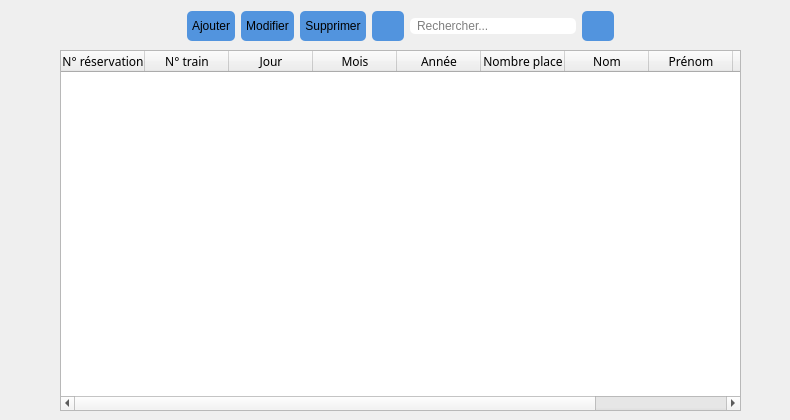
       <widget class="QWidget" name="page_3">
        <widget class="QWidget" name="layoutWidget_4">
         <property name="geometry">
          <rect>
           <x>20</x>
           <y>10</y>
           <width>761</width>
           <height>32</height>
          </rect>
         </property>
         <layout class="QHBoxLayout" name="horizontalLayout_7">
          <item>
           <spacer name="horizontalSpacer_6">
            <property name="orientation">
             <enum>Qt::Horizontal</enum>
            </property>
            <property name="sizeHint" stdset="0">
             <size>
              <width>40</width>
              <height>20</height>
             </size>
            </property>
           </spacer>
          </item>
          <item>
           <widget class="QPushButton" name="Ajoutpalce_3">
            <property name="minimumSize">
             <size>
              <width>40</width>
              <height>30</height>
             </size>
            </property>
            <property name="styleSheet">
             <string notr="true">color: rgb(0, 0, 0);
font: 10pt &quot;Century Gothic&quot;;
background-color: rgb(82, 148, 222);
border-radius: 5px;
padding: 0 5%;</string>
            </property>
            <property name="text">
             <string>Ajouter</string>
            </property>
            <property name="icon">
             <iconset resource="res.qrc">
              <normaloff>:/image/image/icons8-plus-480.png</normaloff>:/image/image/icons8-plus-480.png</iconset>
            </property>
           </widget>
          </item>
          <item>
           <widget class="QPushButton" name="Modifplace_3">
            <property name="minimumSize">
             <size>
              <width>40</width>
              <height>30</height>
             </size>
            </property>
            <property name="styleSheet">
             <string notr="true">color: rgb(0, 0, 0);
font: 10pt &quot;Century Gothic&quot;;
background-color: rgb(82, 148, 222);
border-radius: 5px;
padding: 0 5%;</string>
            </property>
            <property name="text">
             <string>Modifier</string>
            </property>
            <property name="icon">
             <iconset resource="res.qrc">
              <normaloff>:/image/image/icons8-modifier-480.png</normaloff>:/image/image/icons8-modifier-480.png</iconset>
            </property>
           </widget>
          </item>
          <item>
           <widget class="QPushButton" name="suprimerplace_3">
            <property name="minimumSize">
             <size>
              <width>40</width>
              <height>30</height>
             </size>
            </property>
            <property name="styleSheet">
             <string notr="true">color: rgb(0, 0, 0);
font: 10pt &quot;Century Gothic&quot;;
background-color: rgb(82, 148, 222);
border-radius: 5px;
padding: 0 5%;</string>
            </property>
            <property name="text">
             <string>Supprimer</string>
            </property>
            <property name="icon">
             <iconset resource="res.qrc">
              <normaloff>:/image/image/icons8-effacer-480 (1).png</normaloff>:/image/image/icons8-effacer-480 (1).png</iconset>
            </property>
           </widget>
          </item>
          <item>
           <widget class="QPushButton" name="actualisereservation">
            <property name="minimumSize">
             <size>
              <width>30</width>
              <height>30</height>
             </size>
            </property>
            <property name="styleSheet">
             <string notr="true">background-color: rgb(82, 148, 222);
border-radius: 5px;
</string>
            </property>
            <property name="text">
             <string/>
            </property>
            <property name="icon">
             <iconset resource="res.qrc">
              <normaloff>:/image/image/icons8-rafraîchir-480.png</normaloff>:/image/image/icons8-rafraîchir-480.png</iconset>
            </property>
            <property name="iconSize">
             <size>
              <width>20</width>
              <height>20</height>
             </size>
            </property>
           </widget>
          </item>
          <item>
           <widget class="QLineEdit" name="Chercher_4">
            <property name="styleSheet">
             <string notr="true">color: black;
font: 10pt &quot;Century Gothic&quot;;
background-color: rgb(255,255,255);
border-radius: 5px;
padding: 0 5%;</string>
            </property>
            <property name="placeholderText">
             <string>Rechercher...</string>
            </property>
           </widget>
          </item>
          <item>
           <widget class="QPushButton" name="find_3">
            <property name="minimumSize">
             <size>
              <width>30</width>
              <height>30</height>
             </size>
            </property>
            <property name="styleSheet">
             <string notr="true">background-color: rgb(82, 148, 222);
border-radius: 5px;
</string>
            </property>
            <property name="text">
             <string/>
            </property>
            <property name="icon">
             <iconset resource="res.qrc">
              <normaloff>:/image/image/icons8-chercher-30.png</normaloff>:/image/image/icons8-chercher-30.png</iconset>
            </property>
            <property name="iconSize">
             <size>
              <width>20</width>
              <height>20</height>
             </size>
            </property>
           </widget>
          </item>
          <item>
           <spacer name="horizontalSpacer_10">
            <property name="orientation">
             <enum>Qt::Horizontal</enum>
            </property>
            <property name="sizeHint" stdset="0">
             <size>
              <width>40</width>
              <height>20</height>
             </size>
            </property>
           </spacer>
          </item>
         </layout>
        </widget>
        <widget class="QTableWidget" name="Reservationtab">
         <property name="geometry">
          <rect>
           <x>60</x>
           <y>50</y>
           <width>681</width>
           <height>361</height>
          </rect>
         </property>
         <property name="editTriggers">
          <set>QAbstractItemView::NoEditTriggers</set>
         </property>
         <attribute name="horizontalHeaderDefaultSectionSize">
          <number>84</number>
         </attribute>
         <column>
          <property name="text">
           <string>N° réservation</string>
          </property>
          <property name="font">
           <font>
            <family>Century Gothic</family>
           </font>
          </property>
         </column>
         <column>
          <property name="text">
           <string>N° train</string>
          </property>
          <property name="font">
           <font>
            <family>Century Gothic</family>
           </font>
          </property>
         </column>
         <column>
          <property name="text">
           <string>Jour</string>
          </property>
          <property name="font">
           <font>
            <family>Century Gothic</family>
           </font>
          </property>
         </column>
         <column>
          <property name="text">
           <string>Mois</string>
          </property>
          <property name="font">
           <font>
            <family>Century Gothic</family>
           </font>
          </property>
         </column>
         <column>
          <property name="text">
           <string>Année</string>
          </property>
          <property name="font">
           <font>
            <family>Century Gothic</family>
           </font>
          </property>
         </column>
         <column>
          <property name="text">
           <string>Nombre place</string>
          </property>
          <property name="font">
           <font>
            <family>Century Gothic</family>
           </font>
          </property>
         </column>
         <column>
          <property name="text">
           <string>Nom</string>
          </property>
          <property name="font">
           <font>
            <family>Century Gothic</family>
           </font>
          </property>
         </column>
         <column>
          <property name="text">
           <string>Prénom</string>
          </property>
          <property name="font">
           <font>
            <family>Century Gothic</family>
           </font>
          </property>
         </column>
         <column>
          <property name="text">
           <string>Destination</string>
          </property>
          <property name="font">
           <font>
            <family>Century Gothic</family>
           </font>
          </property>
         </column>
         <column>
          <property name="text">
           <string>Frais</string>
          </property>
          <property name="font">
           <font>
            <family>Century Gothic</family>
           </font>
          </property>
         </column>
        </widget>
       </widget>
